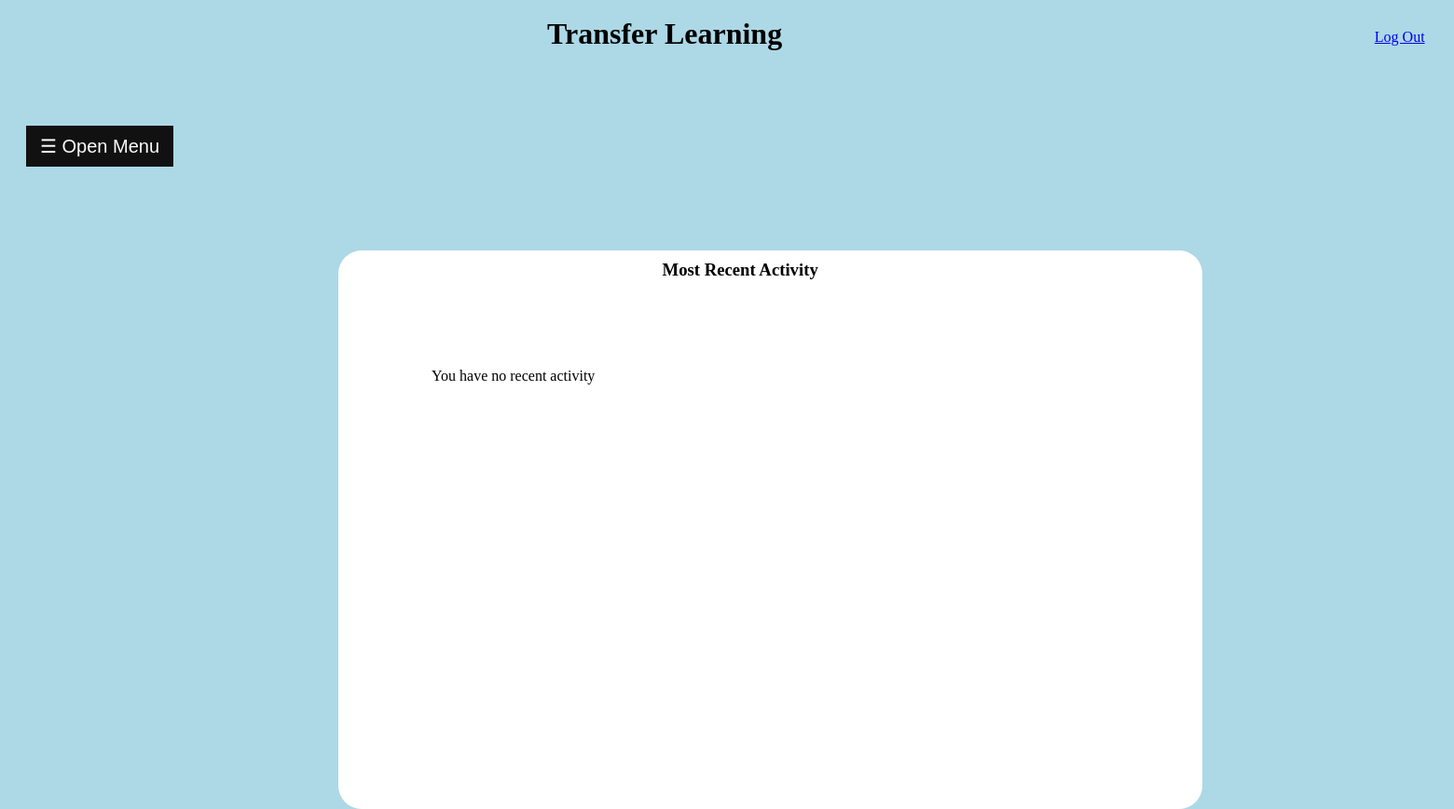
The page / (signed in) on the database as committed earlier.
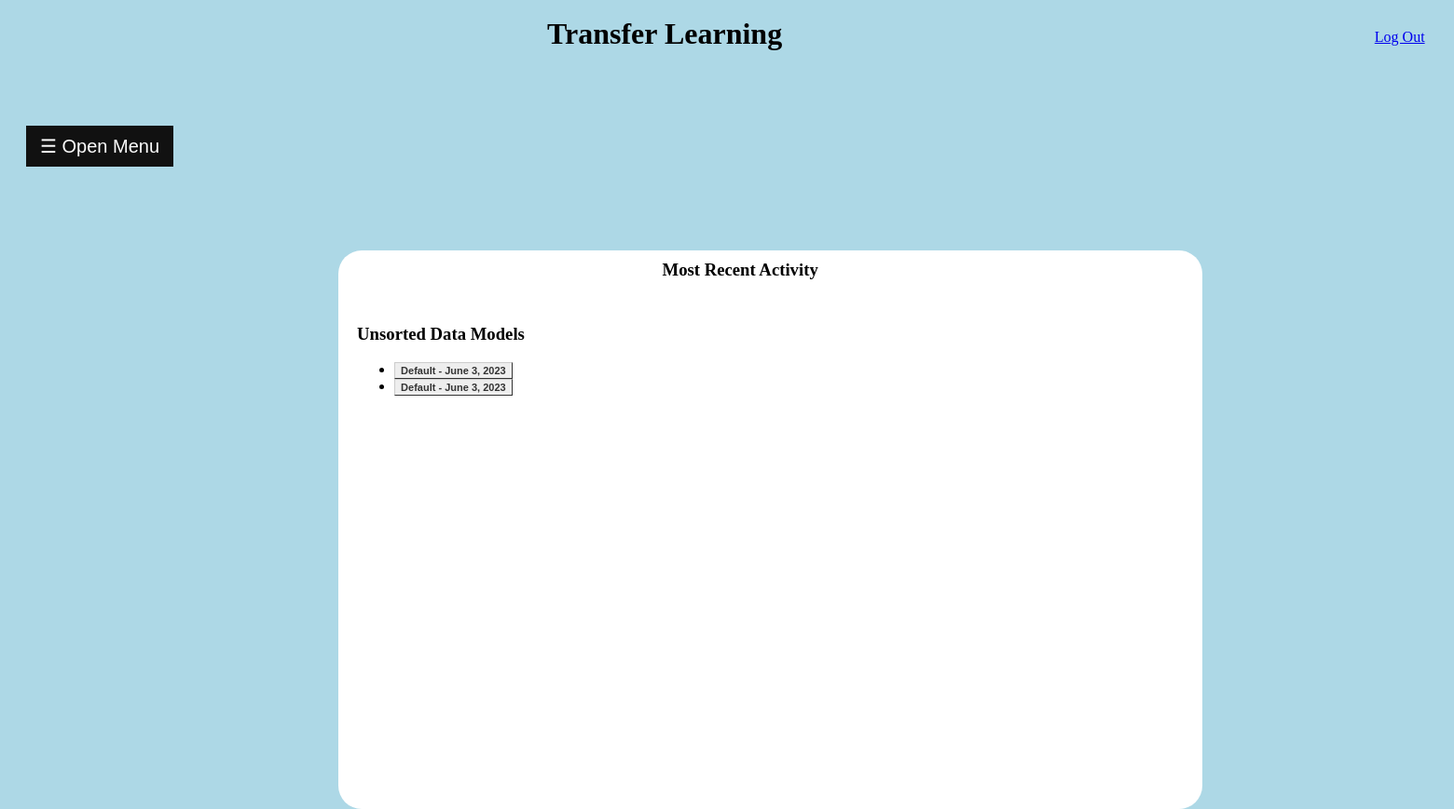
The same page on the database as committed later.
### transfer_models/models.py (models this page shows, shortened)
class BaseModel(models.Model):
  model_name = models.CharField(max_length=100, default='Default')
  date_created = models.DateField(default=timezone.now)
  created_by = models.ForeignKey(User, on_delete=models.CASCADE, default='')
  file_type = models.CharField(max_length=10, default=None)
  file_data_type = models.CharField(max_length=20, default=None)
  class Meta:
    abstract=True

class CreateModel(BaseModel):
  file = models.FileField()
  columns = models.CharField(max_length=1000, default='default')
  class Meta:
    verbose_name_plural = 'Created Models'
    ordering = ('-date_created',)

### transfer_models/views.py (the view)
# urls.py: 2. Add a URL to urlpatterns:  path('', views.home, name='home')
def home(request):
    if not request.user.is_authenticated:
        return redirect(f'{settings.LOGIN_URL}?next={request.path}')
    elif request.user:
        template = loader.get_template('home.html')
        models = CreateModel.objects.filter(created_by__username=request.user.username)
        if models:
            models.order_by('-date_created__history_timestamp')
        context = {'models': models, 'display': True if models else False}
        return HttpResponse(template.render(context, request))
    else:
        template = loader.get_template('home.html')
        return HttpResponse(template.render())

### transfer_models/templates/home.html (shortened to what this page needs)
{% extends "master.html" %}
{% block content %}
      <div class="content-box" style="position: relative; background-color:white;
      width: 60%; height: 600px; top:70px; left:23% ;border-radius: 25px">
        <h3 style="margin: auto; width:25%; padding:10px;">Most Recent Activity</h3>
        <br>
        {% if display %}
            <div style="position: relative; left: 20px">
                <h3>Unsorted Data Models</h3>
                <ul>
                    {% for x in models %}
                        <li><a href="details/{{ x.id }}" class="button">{{ x.model_name }} - {{ x.date_created }}</a></li>
                    {% endfor %}
                </ul>
            </div>
        {% else %}
          <p style="position: relative; left: 100px; top: 50px">You have no recent activity</p>
        {% endif %}
      </div>
{% endblock %}

### transfer_models/templates/master.html (shortened to what this page needs)
<!DOCTYPE html>
<html>
{% load static %}
  <link href="{% static 'CSS/master.css' %}" rel="stylesheet">
  <head>
  </head>
  <body style='background-color: lightblue'>
  <h1 class="center">Transfer Learning</h1>
    <p style="position: relative; left:95%; top:-50px"><a href="{% url 'logout' %}">Log Out</a></p>
    <div id="main">
      <button class="openbtn" onclick="openNav()">&#9776; Open Menu</button>
    </div>
  {% block content %}
  {% endblock %}
  </body>
</html>

### transfer_models/static/CSS/master.css (style rules this page uses)
.center { margin: auto; width: 25%; padding: 10px; }
.openbtn { font-size: 20px; cursor: pointer; background-color: #111; color: white; padding: 10px 15px; border: none; }
#main { transition: margin-left .5s; padding: 20px; }
.button { font: bold 11px Arial; text-decoration: none; background-color: #EEEEEE; color: #333333; padding: 2px 6px 2px 6px; border-top: 1px solid #CCCCCC; border-right: 1px solid #333333; border-bottom: 1px solid #333333; border-left: 1px solid #CCCCCC; }

Rows that differ between the two databases and show on the page:
added CreateModel: model_name "Default", date_created "June 3, 2023"
added CreateModel: model_name "Default", date_created "June 3, 2023"
Other text that changed with them:
text no longer shown: "You have no recent activity"
text now shown: "Unsorted Data Models"
